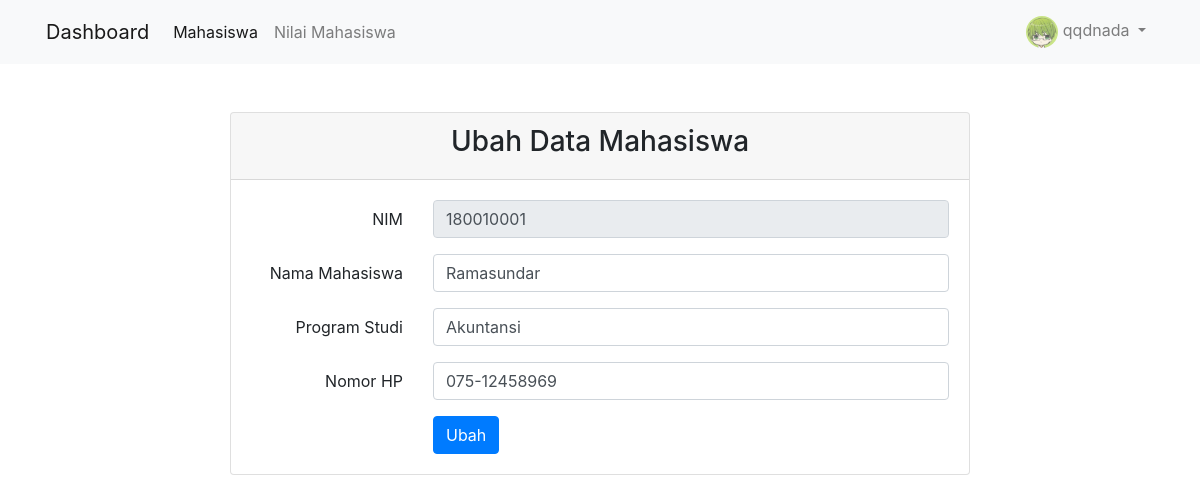
The page /editMahasiswa.php?nim=180010001 (signed in) on the database its author committed.
### tables this page shows
CREATE TABLE `mahasiswa` (
  `mahasiswa_nim` int(11) NOT NULL,
  `mahasiswa_nama` varchar(255) NOT NULL,
  `mahasiswa_program_studi` varchar(255) NOT NULL,
  `mahasiswa_no_hp` varchar(15),
  PRIMARY KEY(`mahasiswa_nim`)
);

### editMahasiswa.php (the view, shortened to what this page needs)
<?php
require_once("config.php");
if(isset($_GET['nim'])){
    $nimMahasiswa = $_GET['nim'];
    $sql = "SELECT * FROM mahasiswa WHERE mahasiswa_nim=:nim";
    $stmt = $db->prepare($sql);
    $stmt->bindParam(':nim', $nimMahasiswa, PDO::PARAM_INT);
    $stmt->execute();
    $mahasiswa = $stmt->fetch(PDO::FETCH_ASSOC);
}
?>
<!DOCTYPE html>
<html lang="en">
<head>
    <link rel="stylesheet" href="https://stackpath.bootstrapcdn.com/bootstrap/4.3.1/css/bootstrap.min.css">
    <link rel="stylesheet" type="text/css" href="https://cdn.datatables.net/1.10.25/css/dataTables.bootstrap4.min.css">
</head>
<body>
<header class="bg-light">
    <div class="container p-0">
        <nav class="navbar navbar-expand-lg navbar-light justify-content-between">
            <a class="navbar-brand" href="dashboard.php">Dashboard</a>
            <ul class="navbar-nav mr-auto">
                <li class="nav-item active">
                    <a class="nav-link" href="showMahasiswa.php">Mahasiswa<span class="sr-only">(current)</span></a>
                </li>
                <li class="nav-item">
                    <a class="nav-link" href="showNilai.php">Nilai Mahasiswa</a>
                </li>
            </ul>
            <div class="justify-content-end">
                <ul class="navbar-nav mr-auto">
                    <li class="nav-item dropdown">
                        <a class="nav-link dropdown-toggle" href="#" id="navbarDropdown" role="button" data-toggle="dropdown" aria-haspopup="true" aria-expanded="false">
                            <img src="<?php echo $_SESSION["user"]["admin_photo"] ?>" alt="" style="height: 32px; border-radius:50%">
                            <?php echo $_SESSION["user"]["admin_username"] ?>
                        </a>
                    </li>
                </ul>
            </div>
        </nav>
    </div>
    </header>
    <div class="container my-5 mx-auto">
        <div class="card col-md-8 p-0 mx-auto">
            <div class="card-header">
                <h3 class="text-center">Ubah Data Mahasiswa</h3>
            </div>
            <div class="card-body">
            <form action="" method="POST" enctype="multipart/form-data">
                <?php if ($mahasiswa) { ?>
                <div class="form-group row">
                    <label for="inputNIM" class="col-sm-3 col-form-label text-right">NIM</label>
                    <div class="col-sm-9">
                        <input type="text" name="inputNIM" class="form-control" value="<?php echo $mahasiswa["mahasiswa_nim"]?>" disabled>
                    </div>
                </div>
                <div class="form-group row">
                    <label for="inputNama" class="col-sm-3 col-form-label text-right">Nama Mahasiswa</label>
                    <div class="col-sm-9">
                    <input type="text" name="inputNama" class="form-control" value="<?php echo $mahasiswa["mahasiswa_nama"]?>">
                    </div>
                </div>
                <div class="form-group row">
                    <label for="inputProgramStudi" class="col-sm-3 col-form-label text-right">Program Studi</label>
                    <div class="col-sm-9">
                    <input type="text" name="inputProgramStudi" class="form-control" value="<?php echo $mahasiswa["mahasiswa_program_studi"]?>">
                    </div>
                </div>
                <div class="form-group row">
                    <label for="inputNomorHP" class="col-sm-3 col-form-label text-right">Nomor HP</label>
                    <div class="col-sm-9">
                    <input type="text" name="inputNomorHP" class="form-control" value="<?php echo $mahasiswa["mahasiswa_no_hp"]?>">
                    </div>
                </div>
                <div class="row justify-content-end">
                    <div class="col-sm-9">
                        <input type="submit" name="btnUbah" class="btn btn-primary" value="Ubah">
                    </div>
                </div>
                <?php } ?>
            </form>
            </div>
        </div>
    </div>
</body>
</html>

### rows shown on the page
mahasiswa: inputNIM "180010001", inputNama "Ramasundar", inputProgramStudi "Akuntansi", inputNomorHP "075-12458969"

### other values the page prints
$_SESSION["user"]["admin_username"] "qqdnada"
